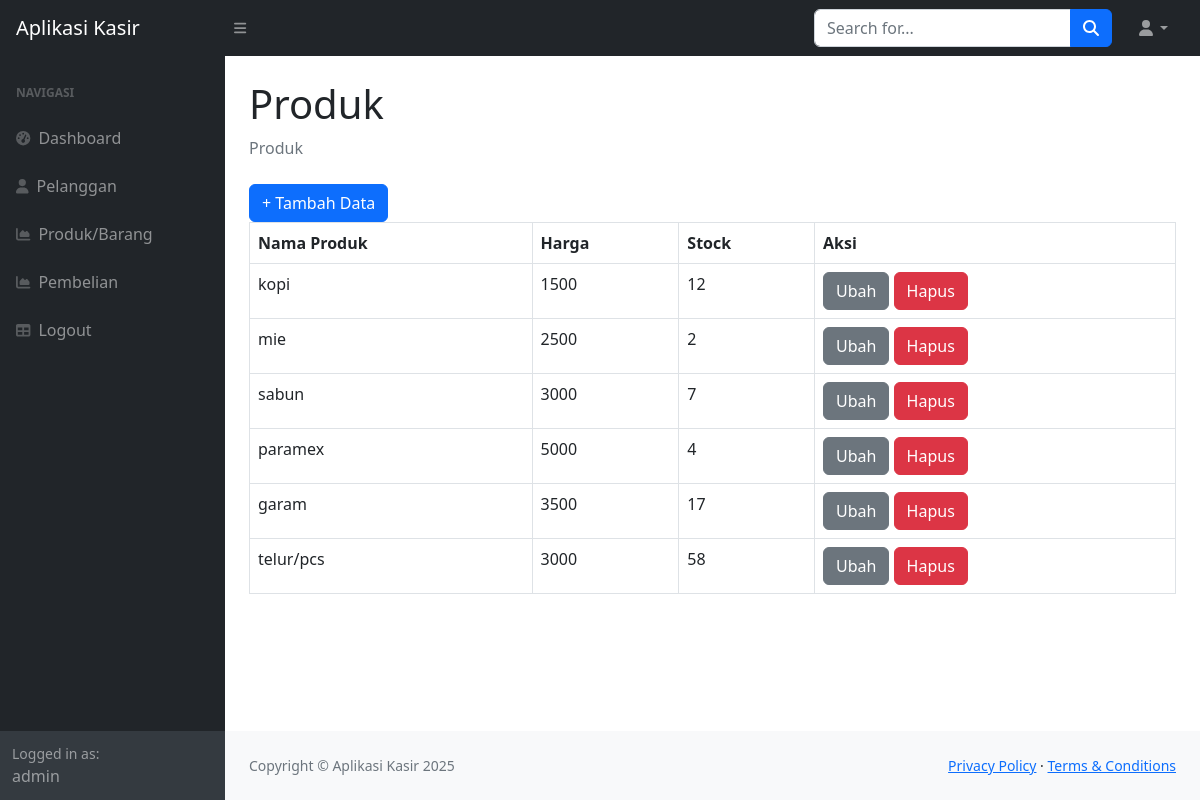
Screenshot of /kasir_ukk/ukkkasir/index.php?page=produk (signed in) with the database file from the repository.
### tables this page shows
CREATE TABLE `produk` (
  `id_produk` int NOT NULL,
  `nama_produk` varchar(255) DEFAULT NULL,
  `harga` int DEFAULT NULL,
  `stock` int DEFAULT NULL
);

### kasir_ukk/ukkkasir/produk.php (the view)
<div class="container-fluid px-4">
                        <h1 class="mt-4">Produk</h1>
                        <ol class="breadcrumb mb-4">
                            <li class="breadcrumb-item active">Produk</li>
                        </ol>
                        <a href="?page=produk_tambah" class="btn btn-primary">+ Tambah Data</a>
                        <table class="table table-bordered">
                            <tr>
                                <th>Nama Produk</th>
                                <th>Harga</th>
                                <th>Stock</th>
                                <th>Aksi</th>
                            </tr>
                            <?php
                                $query = mysqli_query($koneksi, "SELECT*FROM produk");
                                while($data = mysqli_fetch_array($query)){
                                    ?>
                                    <tr>
                                        <td><?php echo $data['nama_produk']; ?></td>
                                        <td><?php echo $data['harga']; ?></td>
                                        <td><?php echo $data['stock']; ?></td>
                                        <td>
                                            <a href="?page=produk_ubah&&id=<?php echo $data['id_produk']; ?>" class="btn btn-secondary">Ubah</a>
                                            <a href="?page=produk_hapus&&id=<?php echo $data['id_produk']; ?>" class="btn btn-danger">Hapus</a>
                                        </td>
                                    </tr>
                                    <?php
                                }
                            ?>
                        </table>
                    </div>

### rows the page displays
produk: nama_produk "kopi", harga "1500", stock "12"
produk: nama_produk "mie", harga "2500", stock "2"
produk: nama_produk "sabun", harga "3000", stock "7"
produk: nama_produk "paramex", harga "5000", stock "4"
produk: nama_produk "garam", harga "3500", stock "17"
produk: nama_produk "telur/pcs", harga "3000", stock "58"

### other values shown
$_SESSION['user']['nama'] "admin"
